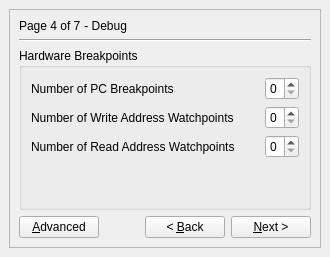
     <widget class="QWidget" name="page_4" >
      <layout class="QVBoxLayout" >
       <property name="margin" >
        <number>9</number>
       </property>
       <property name="spacing" >
        <number>6</number>
       </property>
       <item>
        <widget class="QFrame" name="frame_7" >
         <property name="frameShape" >
          <enum>QFrame::StyledPanel</enum>
         </property>
         <property name="frameShadow" >
          <enum>QFrame::Raised</enum>
         </property>
         <layout class="QVBoxLayout" >
          <property name="margin" >
           <number>9</number>
          </property>
          <property name="spacing" >
           <number>6</number>
          </property>
          <item>

           <layout class="QHBoxLayout" >
            <property name="margin" >
             <number>0</number>
            </property>
            <property name="spacing" >
             <number>0</number>
            </property>
            <item>
             <widget class="QLabel" name="G_PAGE_4_LABEL" >
              <property name="sizePolicy" >
               <sizepolicy>
                <hsizetype>1</hsizetype>
                <vsizetype>5</vsizetype>
                <horstretch>0</horstretch>
                <verstretch>0</verstretch>
               </sizepolicy>
              </property>
              <property name="text" >
               <string>Page 4 of 7</string>
              </property>
             </widget>
            </item>
            <item>
             <widget class="QLabel" name="label_27" >
              <property name="sizePolicy" >
               <sizepolicy>
                <hsizetype>1</hsizetype>
                <vsizetype>5</vsizetype>
                <horstretch>0</horstretch>
                <verstretch>0</verstretch>
               </sizepolicy>
              </property>
              <property name="text" >
               <string> - Debug</string>
              </property>
             </widget>
            </item>
            <item>
             <spacer>
              <property name="orientation" >
               <enum>Qt::Horizontal</enum>
              </property>
              <property name="sizeType" >
               <enum>QSizePolicy::Expanding</enum>
              </property>
              <property name="sizeHint" >
               <size>
                <width>100</width>
                <height>10</height>
               </size>
              </property>
             </spacer>
            </item>
           </layout>

          </item>
          <item>
           <widget class="Line" name="line_5" >
            <property name="orientation" >
             <enum>Qt::Horizontal</enum>
            </property>
           </widget>
          </item>
          <item>
           <widget class="QGroupBox" name="groupBox_8" >
            <property name="sizePolicy" >
             <sizepolicy>
              <hsizetype>5</hsizetype>
              <vsizetype>5</vsizetype>
              <horstretch>0</horstretch>
              <verstretch>1</verstretch>
             </sizepolicy>
            </property>
            <property name="title" >
             <string>Hardware Breakpoints</string>
            </property>
            <layout class="QVBoxLayout" >
             <property name="margin" >
              <number>9</number>
             </property>
             <property name="spacing" >
              <number>6</number>
             </property>
             <item>
              <layout class="QHBoxLayout" >
               <property name="margin" >
                <number>0</number>
               </property>
               <property name="spacing" >
                <number>6</number>
               </property>
               <item>
                <widget class="QLabel" name="G_NUMBER_OF_PC_BRK_LABEL" >
                 <property name="sizePolicy" >
                  <sizepolicy>
                   <hsizetype>7</hsizetype>
                   <vsizetype>5</vsizetype>
                   <horstretch>0</horstretch>
                   <verstretch>0</verstretch>
                  </sizepolicy>
                 </property>
                 <property name="toolTip" >
                  <string>&lt;qt>Specifies the number of program counter (PC) hardware breakpoints for debugging.  This parameter controls the number of hardware breakpoints Xilinx Microprocessor Debugger (XMD) can set.  This option only has meaning if C_DEBUG_ENABLED is turned on.  MicroBlaze will take a noticeable frequency hit the larger this parameter is set.&lt;/qt></string>
                 </property>
                 <property name="text" >
                  <string>Number of PC Breakpoints</string>
                 </property>
                </widget>
               </item>
               <item>
                <widget class="QSpinBox" name="G_NUMBER_OF_PC_BRK" >
                 <property name="maximum" >
                  <number>8</number>
                 </property>
                </widget>
               </item>
              </layout>
             </item>
             <item>
              <layout class="QHBoxLayout" >
               <property name="margin" >
                <number>0</number>
               </property>
               <property name="spacing" >
                <number>6</number>
               </property>
               <item>
                <widget class="QLabel" name="G_NUMBER_OF_WR_ADDR_BRK_LABEL" >
                 <property name="sizePolicy" >
                  <sizepolicy>
                   <hsizetype>7</hsizetype>
                   <vsizetype>5</vsizetype>
                   <horstretch>0</horstretch>
                   <verstretch>0</verstretch>
                  </sizepolicy>
                 </property>
                 <property name="toolTip" >
                  <string>&lt;qt>Specifies the number of write address breakpoints for debugging.  This parameter controls the number of write watchpoints Xilinx Microprocessor Debugger (XMD) can set.  This option only has meaning if C_DEBUG_ENABLED is turned on.  MicroBlaze will take a noticeable frequency hit the larger this parameter is set.  It is recommended that this be set to 0 if one will not be using watch points for debugging.&lt;/qt></string>
                 </property>
                 <property name="text" >
                  <string>Number of Write Address Watchpoints</string>
                 </property>
                </widget>
               </item>
               <item>
                <widget class="QSpinBox" name="G_NUMBER_OF_WR_ADDR_BRK" >
                 <property name="maximum" >
                  <number>4</number>
                 </property>
                </widget>
               </item>
              </layout>
             </item>
             <item>
              <layout class="QHBoxLayout" >
               <property name="margin" >
                <number>0</number>
               </property>
               <property name="spacing" >
                <number>6</number>
               </property>
               <item>
                <widget class="QLabel" name="G_NUMBER_OF_RD_ADDR_BRK_LABEL" >
                 <property name="sizePolicy" >
                  <sizepolicy>
                   <hsizetype>7</hsizetype>
                   <vsizetype>5</vsizetype>
                   <horstretch>0</horstretch>
                   <verstretch>0</verstretch>
                  </sizepolicy>
                 </property>
                 <property name="toolTip" >
                  <string>&lt;qt>Specifies the number of read address breakpoints for debugging.  This parameter controls the number of read watchpoints Xilinx Microprocessor Debugger (XMD) can set.  This option only has meaning if C_DEBUG_ENABLED is turned on.  MicroBlaze will take a noticeable frequency hit the larger this parameter is set.  It is recommended that this be set to 0 if one will not be using watch points for debugging. &lt;/qt></string>
                 </property>
                 <property name="text" >
                  <string>Number of Read Address Watchpoints</string>
                 </property>
                </widget>
               </item>
               <item>
                <widget class="QSpinBox" name="G_NUMBER_OF_RD_ADDR_BRK" >
                 <property name="maximum" >
                  <number>4</number>
                 </property>
                </widget>
               </item>
              </layout>
             </item>
             <item>
              <spacer>
               <property name="orientation" >
                <enum>Qt::Vertical</enum>
               </property>
               <property name="sizeHint" >
                <size>
                 <width>20</width>
                 <height>40</height>
                </size>
               </property>
              </spacer>
             </item>
            </layout>
           </widget>
          </item>
          <item>
           <layout class="QHBoxLayout" >
            <property name="margin" >
             <number>0</number>
            </property>
            <property name="spacing" >
             <number>6</number>
            </property>

            <item>
             <widget class="QPushButton" name="G_ADVANCED_BUTTON_4" >
              <property name="text" >
               <string>&amp;Advanced</string>
              </property>
              <property name="toolTip" >
               <string>&lt;qt>Click here to directly access configuration parameters in a traditional tabbed interface, bypassing the wizard.&lt;/qt></string>
              </property>
             </widget>
            </item>

            <item>
             <spacer>
              <property name="orientation" >
               <enum>Qt::Horizontal</enum>
              </property>
              <property name="sizeHint" >
               <size>
                <width>40</width>
                <height>20</height>
               </size>
              </property>
             </spacer>
            </item>
            <item>

             <widget class="QPushButton" name="G_BACK_4_BUTTON" >
              <property name="text" >
               <string>&lt; &amp;Back</string>
              </property>
              <property name="toolTip" >
               <string>&lt;html>Click here to go back to the previous relevant wizard page. The wizard skips pages that are not required, depending on whether exceptions, debug, caches, or MMU are enabled or not.&lt;/html></string>
              </property>
             </widget>
            </item>
            <item>
             <widget class="QPushButton" name="G_NEXT_4_BUTTON" >
              <property name="text" >
               <string>&amp;Next ></string>
              </property>
              <property name="toolTip" >
               <string>&lt;html>Click here to go to the next relevant wizard page. The wizard skips pages that are not required, depending on whether exceptions, debug, caches, or MMU are enabled or not.&lt;/html></string>
              </property>
             </widget>
            </item>
           </layout>
          </item>
         </layout>
        </widget>
       </item>
      </layout>
     </widget>
